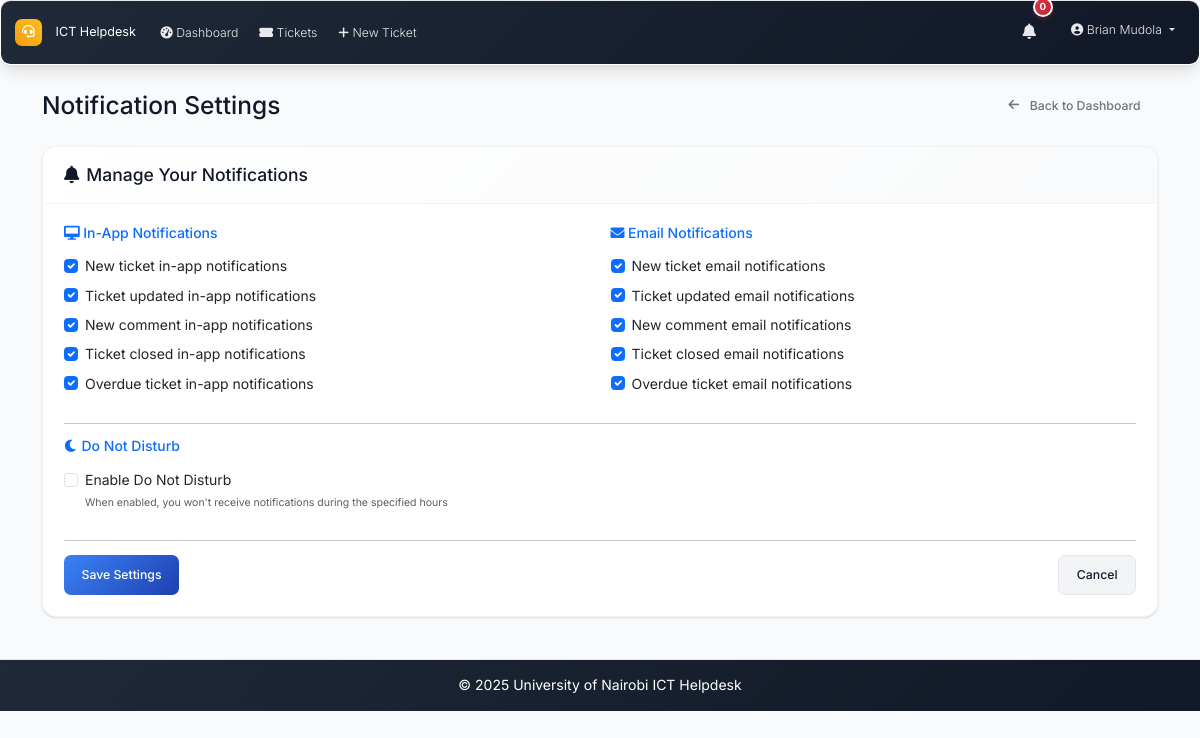
/notifications/settings (signed in), run on the app's committed database.
### models.py (models this page shows, shortened)
class User(UserMixin, db.Model):
    id = db.Column(db.Integer, primary_key=True)
    username = db.Column(db.String(64), unique=True, nullable=False)
    email = db.Column(db.String(120), unique=True, nullable=False)
    password_hash = db.Column(db.String(256), nullable=False)
    full_name = db.Column(db.String(100), nullable=False)
    role = db.Column(db.String(20), nullable=False, default='user')  # admin, intern, user
    created_at = db.Column(db.DateTime, default=datetime.utcnow)
    is_active = db.Column(db.Boolean, default=True)
    is_verified = db.Column(db.Boolean, default=False)
    verification_token = db.Column(db.String(128), nullable=True)
    phone_number = db.Column(db.String(20), nullable=True)
    is_approved = db.Column(db.Boolean, default=False)
    approved_by_id = db.Column(db.Integer, db.ForeignKey('user.id'), nullable=True)
    approved_at = db.Column(db.DateTime, nullable=True)
    tickets_created = db.relationship('Ticket', foreign_keys='Ticket.created_by_id', backref='creator', lazy='dynamic')
    assigned_tickets = db.relationship('Ticket', secondary='ticket_assignees', back_populates='assignees', lazy='selectin')
    comments = db.relationship('Comment', backref='author', lazy='dynamic')

class NotificationSettings(db.Model):
    id = db.Column(db.Integer, primary_key=True)
    user_id = db.Column(db.Integer, db.ForeignKey('user.id'), nullable=False)
    new_ticket_email = db.Column(db.Boolean, default=True)
    new_ticket_app = db.Column(db.Boolean, default=True)
    ticket_updated_email = db.Column(db.Boolean, default=True)
    ticket_updated_app = db.Column(db.Boolean, default=True)
    new_comment_email = db.Column(db.Boolean, default=True)
    new_comment_app = db.Column(db.Boolean, default=True)
    ticket_closed_email = db.Column(db.Boolean, default=True)
    ticket_closed_app = db.Column(db.Boolean, default=True)
    ticket_overdue_email = db.Column(db.Boolean, default=True)
    ticket_overdue_app = db.Column(db.Boolean, default=True)
    do_not_disturb = db.Column(db.Boolean, default=False)
    dnd_start_time = db.Column(db.Time, nullable=True)
    dnd_end_time = db.Column(db.Time, nullable=True)
    user = db.relationship('User', backref='notification_settings', uselist=False)

### routes.py (the view, shortened to what this page needs)
@app.route('/notifications/settings', methods=['GET', 'POST'])
@login_required
def notification_settings():
    settings = NotificationSettings.query.filter_by(user_id=current_user.id).first()
    if not settings:
        settings = NotificationSettings(user_id=current_user.id)
        db.session.add(settings)
        db.session.commit()
    form = NotificationSettingsForm(obj=settings)
    return render_template('notification_settings.html', settings=settings, form=form)

### forms.py
class NotificationSettingsForm(FlaskForm):
    new_ticket_email = BooleanField('New ticket email notifications')
    new_ticket_app = BooleanField('New ticket in-app notifications')
    ticket_updated_email = BooleanField('Ticket updated email notifications')
    ticket_updated_app = BooleanField('Ticket updated in-app notifications')
    new_comment_email = BooleanField('New comment email notifications')
    new_comment_app = BooleanField('New comment in-app notifications')
    ticket_closed_email = BooleanField('Ticket closed email notifications')
    ticket_closed_app = BooleanField('Ticket closed in-app notifications')
    ticket_overdue_email = BooleanField('Overdue ticket email notifications')
    ticket_overdue_app = BooleanField('Overdue ticket in-app notifications')
    do_not_disturb = BooleanField('Enable Do Not Disturb')
    dnd_start_time = StringField('DND Start Time')
    dnd_end_time = StringField('DND End Time')
    submit = SubmitField('Save Settings')

### app.py (called while the page is built)
@login_manager.user_loader
def load_user(user_id):
    from models import User
    return User.query.get(int(user_id))

@app.context_processor
def inject_now():
    return {'now': datetime.utcnow}

### routes.py (called while the page is built)
@app.context_processor
def inject_datetime():
    return dict(datetime=datetime)

### templates/notification_settings.html (shortened to what this page needs)
{% extends "base.html" %}
{% block content %}
<div class="container-fluid">
    <div class="row">
        <div class="col-12">
            <div class="d-flex justify-content-between align-items-center mb-4">
                <h1 class="h3 mb-0">Notification Settings</h1>
                <a href="{{ url_for('dashboard') }}" class="btn btn-outline-secondary">
                    <i class="fas fa-arrow-left me-1"></i>Back to Dashboard
                </a>
            </div>
            <div class="card">
                <div class="card-header">
                    <h5 class="mb-0">
                        <i class="fas fa-bell me-2"></i>Manage Your Notifications
                    </h5>
                </div>
                <div class="card-body">
                    <form method="POST">
                        <div class="row">
                            <div class="col-md-6">
                                <h6 class="text-primary mb-3">
                                    <i class="fas fa-desktop me-1"></i>In-App Notifications
                                </h6>
                                <div class="form-check mb-2">
                                    {{ form.new_ticket_app(class="form-check-input", checked=settings.new_ticket_app) }}
                                    {{ form.new_ticket_app.label(class="form-check-label") }}
                                </div>
                                <div class="form-check mb-2">
                                    {{ form.ticket_updated_app(class="form-check-input", checked=settings.ticket_updated_app) }}
                                    {{ form.ticket_updated_app.label(class="form-check-label") }}
                                </div>
                                <div class="form-check mb-2">
                                    {{ form.new_comment_app(class="form-check-input", checked=settings.new_comment_app) }}
                                    {{ form.new_comment_app.label(class="form-check-label") }}
                                </div>
                                <div class="form-check mb-2">
                                    {{ form.ticket_closed_app(class="form-check-input", checked=settings.ticket_closed_app) }}
                                    {{ form.ticket_closed_app.label(class="form-check-label") }}
                                </div>
                                <div class="form-check mb-3">
                                    {{ form.ticket_overdue_app(class="form-check-input", checked=settings.ticket_overdue_app) }}
                                    {{ form.ticket_overdue_app.label(class="form-check-label") }}
                                </div>
                            </div>
                            <div class="col-md-6">
                                <h6 class="text-primary mb-3">
                                    <i class="fas fa-envelope me-1"></i>Email Notifications
                                </h6>
                                <div class="form-check mb-2">
                                    {{ form.new_ticket_email(class="form-check-input", checked=settings.new_ticket_email) }}
                                    {{ form.new_ticket_email.label(class="form-check-label") }}
                                </div>
                                <div class="form-check mb-2">
                                    {{ form.ticket_updated_email(class="form-check-input", checked=settings.ticket_updated_email) }}
                                    {{ form.ticket_updated_email.label(class="form-check-label") }}
                                </div>
                                <div class="form-check mb-2">
                                    {{ form.new_comment_email(class="form-check-input", checked=settings.new_comment_email) }}
                                    {{ form.new_comment_email.label(class="form-check-label") }}
                                </div>
                                <div class="form-check mb-2">
                                    {{ form.ticket_closed_email(class="form-check-input", checked=settings.ticket_closed_email) }}
                                    {{ form.ticket_closed_email.label(class="form-check-label") }}
                                </div>
                                <div class="form-check mb-3">
                                    {{ form.ticket_overdue_email(class="form-check-input", checked=settings.ticket_overdue_email) }}
                                    {{ form.ticket_overdue_email.label(class="form-check-label") }}
                                </div>
                            </div>
                        </div>
                        <hr>
                        <div class="row">
                            <div class="col-md-12">
                                <h6 class="text-primary mb-3">
                                    <i class="fas fa-moon me-1"></i>Do Not Disturb
                                </h6>
                                <div class="form-check mb-3">
                                    {{ form.do_not_disturb(class="form-check-input", checked=settings.do_not_disturb) }}
                                    {{ form.do_not_disturb.label(class="form-check-label") }}
                                    <small class="form-text text-muted d-block">
                                        When enabled, you won't receive notifications during the specified hours
                                    </small>
                                </div>
                            </div>
                        </div>
                        <hr>
                        <div class="d-flex justify-content-between">
                            {{ form.submit(class="btn btn-primary") }}
                            <a href="{{ url_for('dashboard') }}" class="btn btn-secondary">Cancel</a>
                        </div>
                    </form>
                </div>
            </div>
        </div>
    </div>
</div>
{% endblock %}

### templates/base.html (shortened to what this page needs)
<!DOCTYPE html>
<html lang="en">
<head>
    <link href="https://cdn.jsdelivr.net/npm/bootstrap@5.3.0/dist/css/bootstrap.min.css" rel="stylesheet">
    <link href="https://cdnjs.cloudflare.com/ajax/libs/font-awesome/6.0.0/css/all.min.css" rel="stylesheet">
    <link href="{{ url_for('static', filename='css/custom.css') }}" rel="stylesheet">
</head>
<body>
    <nav class="navbar navbar-expand-lg navbar-dark footer-sky">
        <div class="container-fluid px-3">
            <a class="navbar-brand" href="{{ url_for('index') }}">
                <i class="fas fa-headset me-2"></i>ICT Helpdesk
            </a>
            <div class="collapse navbar-collapse" id="navbarNav">
                <ul class="navbar-nav me-auto mb-2 mb-lg-0">
                    {% if current_user.is_authenticated %}
                    <li class="nav-item">
                        <a class="nav-link" href="{{ url_for('dashboard') }}">
                            <i class="fas fa-tachometer-alt me-1"></i>Dashboard
                        </a>
                    </li>
                    <li class="nav-item">
                        <a class="nav-link" href="{{ url_for('tickets_list') }}">
                            <i class="fas fa-ticket-alt me-1"></i>Tickets
                        </a>
                    </li>
                    <li class="nav-item">
                        <a class="nav-link" href="{{ url_for('new_ticket') }}">
                            <i class="fas fa-plus me-1"></i>New Ticket
                        </a>
                    </li>
                    {% endif %}
                </ul>
                <ul class="navbar-nav ms-auto mb-2 mb-lg-0">
                    {% if current_user.is_authenticated %}
                    <li class="nav-item dropdown me-3">
                        <a class="nav-link position-relative" href="#" id="notificationsDropdown" role="button"
                           data-bs-toggle="dropdown" aria-expanded="false">
                            <i class="fas fa-bell"></i>
                            <span id="notification-badge" class="position-absolute top-0 start-100 translate-middle badge rounded-pill bg-danger" style="display: none;">
                                0
                            </span>
                        </a>
                    </li>
                    <li class="nav-item dropdown">
                        <a class="nav-link dropdown-toggle" href="#" id="navbarDropdown" role="button" data-bs-toggle="dropdown" aria-expanded="false">
                            <i class="fas fa-user-circle me-1"></i>{{ current_user.full_name }}
                        </a>
                    </li>
                    {% endif %}
                </ul>
            </div>
        </div>
    </nav>
    <main class="container-fluid my-4 px-3">
        {% block content %}{% endblock %}
    </main>
    <footer class="footer-sky py-3 mt-5">
        <div class="container text-center">
            <span>&copy; {{ datetime.utcnow().year }} University of Nairobi ICT Helpdesk</span>
        </div>
    </footer>
</body>
</html>

### data on the page
User: full_name "Brian Mudola"
NotificationSettings: new_ticket_app "☑", ticket_updated_app "☑", new_comment_app "☑", ticket_closed_app "☑", ticket_overdue_app "☑", new_ticket_email "☑", ticket_updated_email "☑", new_comment_email "☑", ticket_closed_email "☑", ticket_overdue_email "☑"
